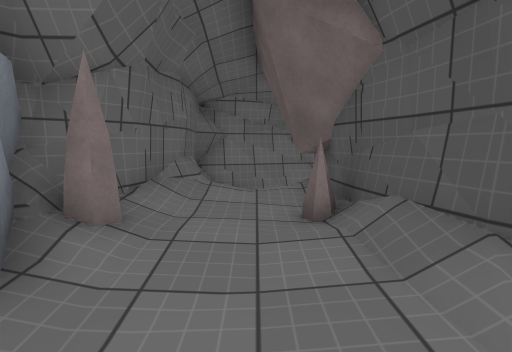
View 1 (above)

15 first-person views from a walk through a scene from a Unity 3-D project. The camera is 1.2 m above the floor, tilts 6° down and sees 80° across. The floor is counted in squares, 1 m on a side. Each view is taken from the middle of a square. On the plan, view 1 faces up. The plan holds only what a view shows up to about 13 squares ahead; the rest is blank. The place goes on beyond the plan. The player character is not drawn. Surface patterns are stand-ins for the level's own textures.

View 2
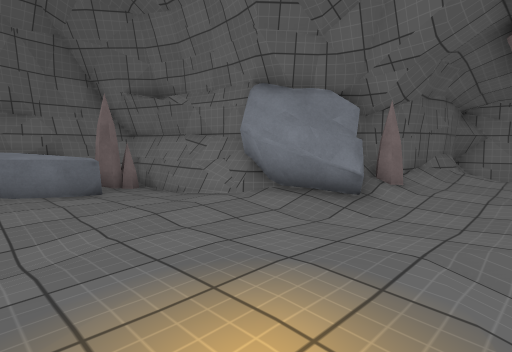

View 3
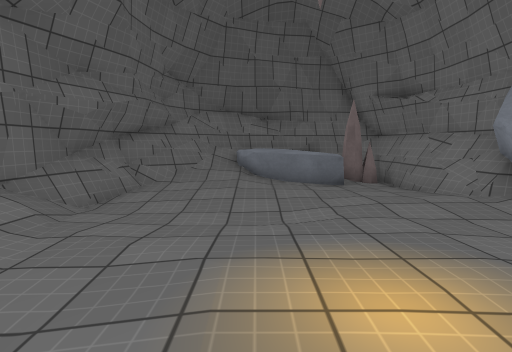

View 4
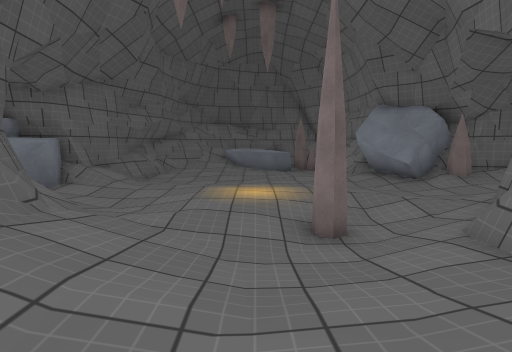

View 5
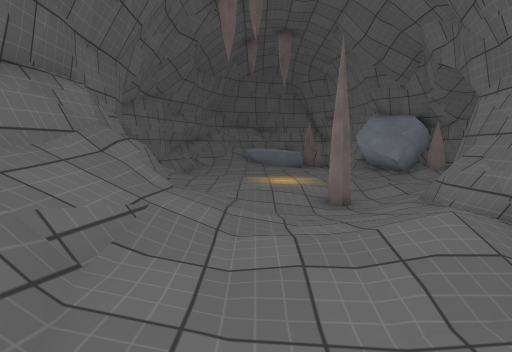

View 6
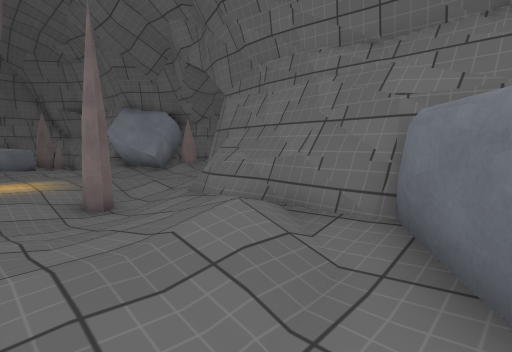

View 7
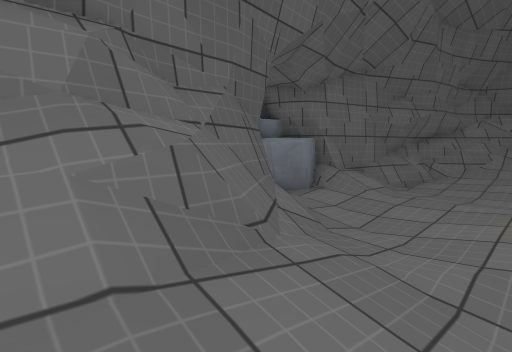

View 8
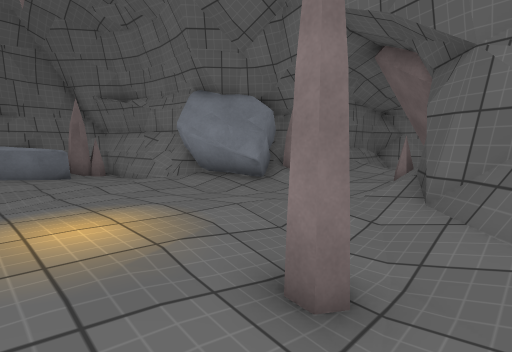

View 9
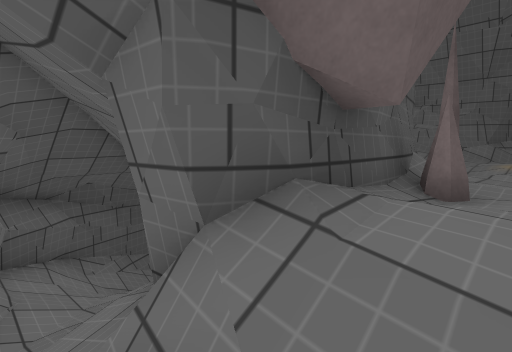

View 10
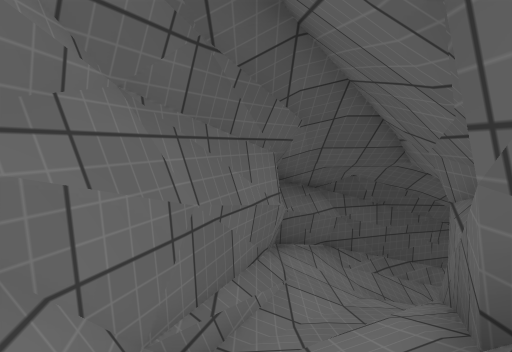

View 11
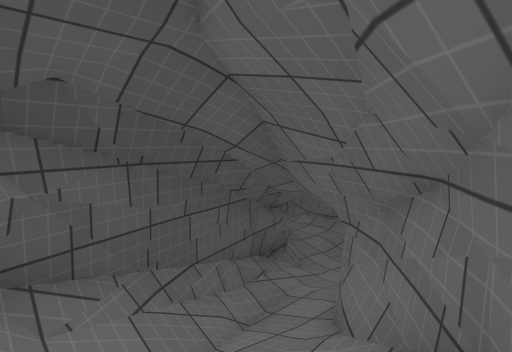

View 12
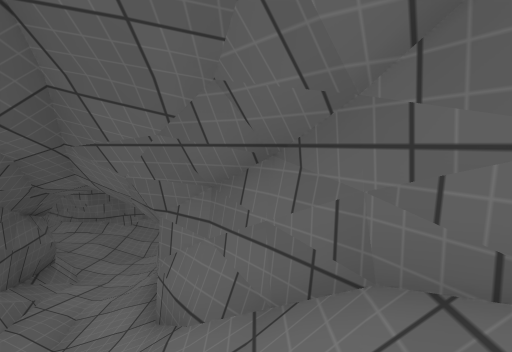

View 13
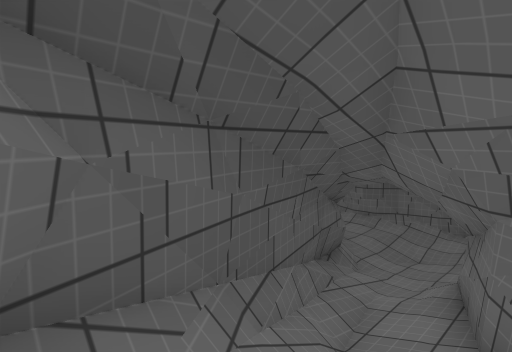

View 14
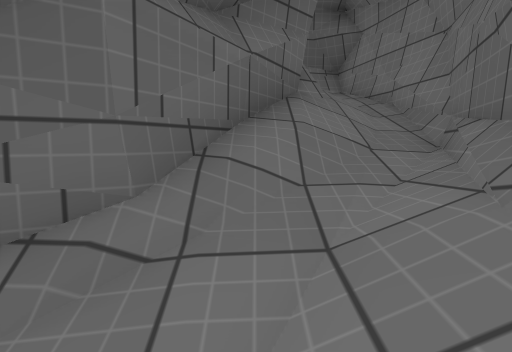

View 15
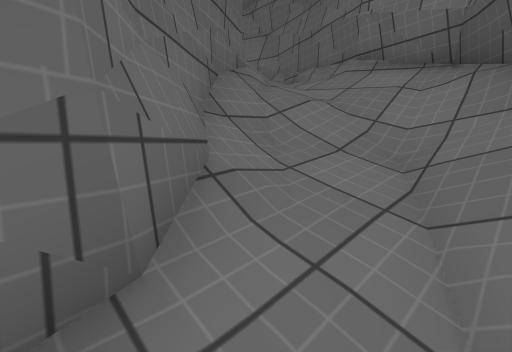

### Floor plan
Key: @ floor where view 1 was taken; # wall or solid block; . main floor; : floor 0.25 m higher than the main floor; - floor 0.25 m lower than the main floor; _ floor 0.5 m lower than the main floor; + floor 1 m higher than the main floor; < floor 4.75 m lower than the main floor; ( floor 5 m lower than the main floor; ! floor 5.25 m lower than the main floor; / step, stairs or slope; = window, fence, low wall or low ledge; ^ raised ledge; R rock; O other object.
Columns run from 11 left of view 1 to 13 right of it. Each row starts with its distance up from view 1.
 10          ########
  9          #=/////#####
  8          #=//##////###
  7          #=/RR##/////#
  6          #/:RR ###///#
  5          #:.#R   #///##
  4         ##../#   ##///#
  3         OO...#    ##//#
  2    #####OO...##   ###<##
  1  ####^#OO..../#######//#
  0 ###--......@/-/==####//#
 -1 # #-........//_/////O/!##
 -2 #  +.........#_-////./!(#
 -3 #  +..........---.:..  !(
 -4 #= O...--.....-//.....//(
 -5 #=/:...--.....//////::/ #
 -6 ##==...--..--./=#///!=##
 -7  ###/.--...-/=#####
 -8    ####=//../##
 -9       ######
-10          ##

Where each view was taken, in squares from view 1:
view 1: 0 up, 0 right, facing up
view 2: 4 down, 1 right, facing up-left
view 3: 4 down, 2 right, facing left
view 4: 3 down, 8 right, facing left
view 5: 4 down, 11 right, facing left
view 6: 4 down, 10 right, facing up-left
view 7: 4 down, 6 right, facing down-left
view 8: 4 down, 4 right, facing up-left
view 9: 9 up, 0 right, facing down-right
view 10: 9 up, 1 right, facing right
view 11: 7 up, 6 right, facing down-right
view 12: 7 up, 7 right, facing down
view 13: 7 up, 8 right, facing down-right
view 14: 7 up, 8 right, facing left
view 15: 2 up, 10 right, facing up-left
